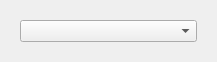
<?xml version="1.0" encoding="UTF-8"?>
<ui version="4.0">
 <class>SearchForm</class>
 <widget class="QWidget" name="SearchForm">
  <property name="geometry">
   <rect>
    <x>0</x>
    <y>0</y>
    <width>217</width>
    <height>58</height>
   </rect>
  </property>
  <property name="windowTitle">
   <string>Form</string>
  </property>
  <layout class="QVBoxLayout" name="verticalLayout_3">
   <item>
    <widget class="QStackedWidget" name="stackedWidget">
     <widget class="QWidget" name="page">
      <layout class="QVBoxLayout" name="verticalLayout_2">
       <item>
        <widget class="QComboBox" name="comboBox">
         <property name="sizePolicy">
          <sizepolicy hsizetype="Preferred" vsizetype="Fixed">
           <horstretch>1</horstretch>
           <verstretch>0</verstretch>
          </sizepolicy>
         </property>
        </widget>
       </item>
      </layout>
     </widget>
     <widget class="QWidget" name="page_2">
      <layout class="QHBoxLayout" name="horizontalLayout">
       <item>
        <widget class="QProgressBar" name="progressBar">
         <property name="sizePolicy">
          <sizepolicy hsizetype="Expanding" vsizetype="Fixed">
           <horstretch>1</horstretch>
           <verstretch>0</verstretch>
          </sizepolicy>
         </property>
         <property name="value">
          <number>24</number>
         </property>
        </widget>
       </item>
       <item>
        <widget class="QPushButton" name="abortButton">
         <property name="text">
          <string>Abort</string>
         </property>
        </widget>
       </item>
      </layout>
     </widget>
    </widget>
   </item>
  </layout>
 </widget>
 <resources/>
 <connections/>
</ui>
